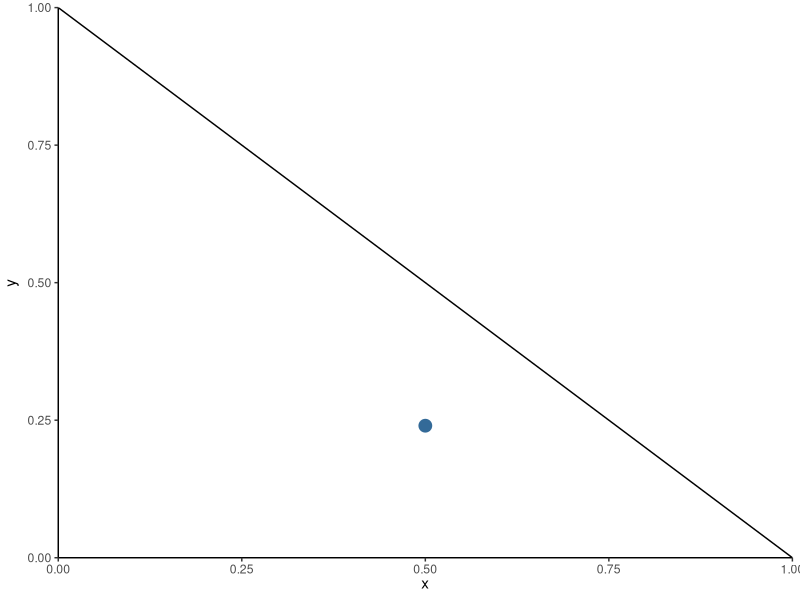

Write R code to recreate this figure.
## ---- chunk 1
library(dplyr)
library(ggplot2)
library(gganimate)
## ---- chunk 2
x = seq(.98, .02, -.01)
y = (rev(x)-.2)*.8
z = x*100/10
pdata = data.frame(x=x, y=y, error=z)

plt.error = ggplot(data=pdata, aes(x=x, y=y)) +
  geom_abline(intercept=1, slope=-1) +
  geom_point(aes(color=error), size=4) +
  theme_classic() +
  xlim(c(0,1)) +
  ylim(c(0,1)) +
  coord_cartesian(expand=F) +
  theme(
    legend.position = "none"
  ) +
  transition_time(error)

plot(plt.error)
